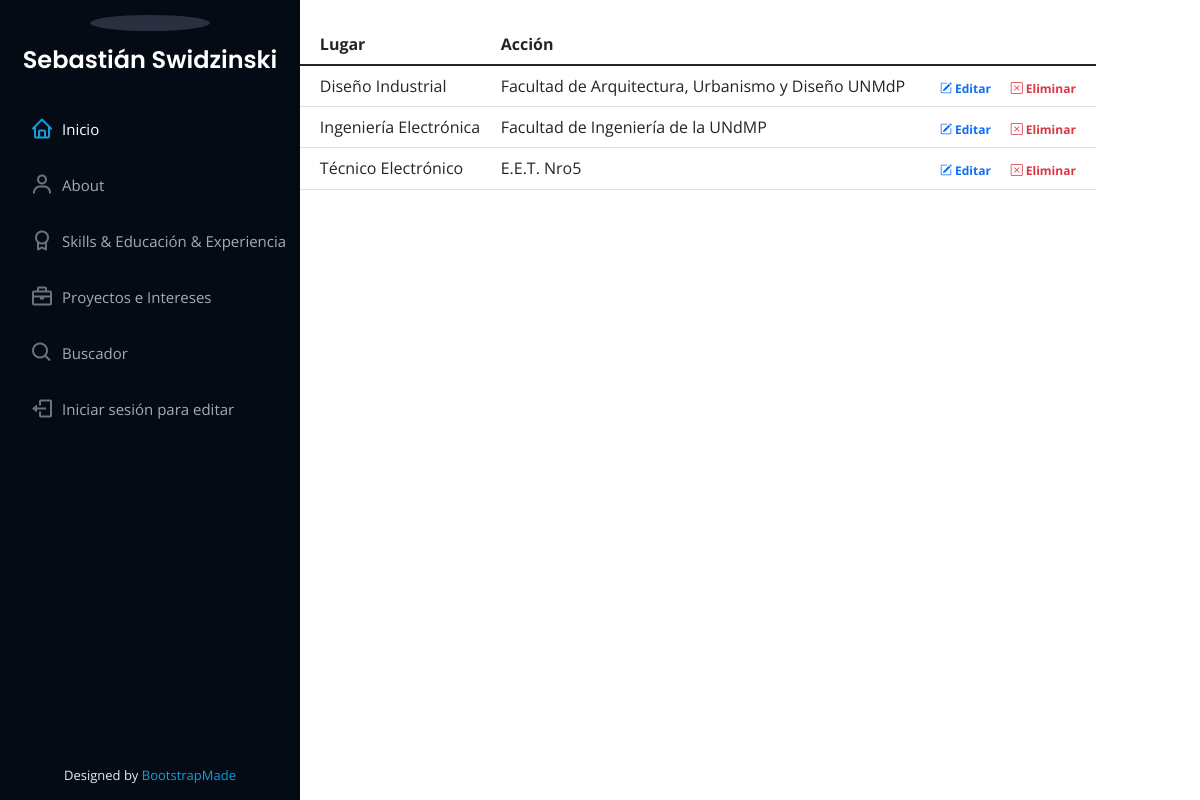
The page /educacionListar on the database its author committed.
### portfolio1/models.py (models this page shows, shortened)
class Educacion(models.Model):
    titulo = models.CharField(max_length=50, verbose_name="Título")
    fechaIni = models.DateField(verbose_name="Fecha de Inicio")
    fechaFin = models.DateField(verbose_name="Fecha de Finalización")
    lugar = models.CharField(max_length=50, verbose_name="Lugar")
    ciudad = models.CharField(max_length=30, verbose_name="Ciudad")
    resumen = models.CharField(max_length=240, verbose_name="Resumen")
    STATUSES = [
        ('Completo', 'Completo'),
        ('Incompleto', 'Incompleto'),
        ('Cursando', 'Cursando'),
        ('En Pausa', 'En Pausa')
        ]
    status = models.CharField(max_length=30, choices=STATUSES, verbose_name="Status")

### portfolio1/views.py (the view)
# urls.py: path('educacionListar', views.EducacionList.as_view(), name='educacionListar'),
class EducacionList(ListView):
      model = Educacion
      template_name = "portfolio1/educacion_list.html"

### portfolio1/templates/portfolio1/educacion_list.html
{% extends "portfolio1/padre.html" %}
{% load static %}
{% block contenidoQueCambia %}
<body>
    <br>
                    <div class="row gx-5 justify-content-center">
                        <div class="col-lg-10 table-responsive">
                            <table class="table table-theme">
                                <thead>
                                    <tr>
                                        <th scope="col">#</th>
                                        <th scope="col">Título</th>
                                        <th scope="col">Lugar</th>
                                        <th scope="col">Acción</th>
                                    </tr>
                                </thead>
                                <tbody>
                                    {% for educacion in object_list %}
                                        <tr>
                                            <th scope="row">{{forloop.counter}}</th>
                                            <td>{{educacion.titulo}}</td>
                                            <td>{{educacion.titulo}}</td>
                                            <td>{{educacion.lugar}}</td>
                                            <td>
                                                <a href="{% url 'educacionEditar' educacion.id %}" class="text-primary badge badge-primary text-decoration-none"> <i class="bi bi-pencil-square"></i> Editar</a>
                                                <a href="{% url 'educacionEliminar' educacion.id %}" class="text-danger badge badge-danger text-decoration-none"> <i class="bi bi-x-square"></i> Eliminar</a>
                                            </td>
                                        </tr>
                                    {% endfor %}
                                </tbody>
                            </table>
                        </div>
                    </div>
    <a href="{% url 'softSkillsNuevo'  %}">Nueva Soft Skill</a> |
</body>
</html>
{% endblock %}

### portfolio1/static/assets/css/style.css (style rules this page uses)
body { font-family: "Open Sans", sans-serif; color: #272829; }
a { color: #149ddd; text-decoration: none; }

### rows shown on the page
Educacion: titulo "Diseño Industrial", lugar "Facultad de Arquitectura, Urbanismo y Diseño UNMdP"
Educacion: titulo "Ingeniería Electrónica", lugar "Facultad de Ingeniería de la UNdMP"
Educacion: titulo "Técnico Electrónico", lugar "E.E.T. Nro5"
